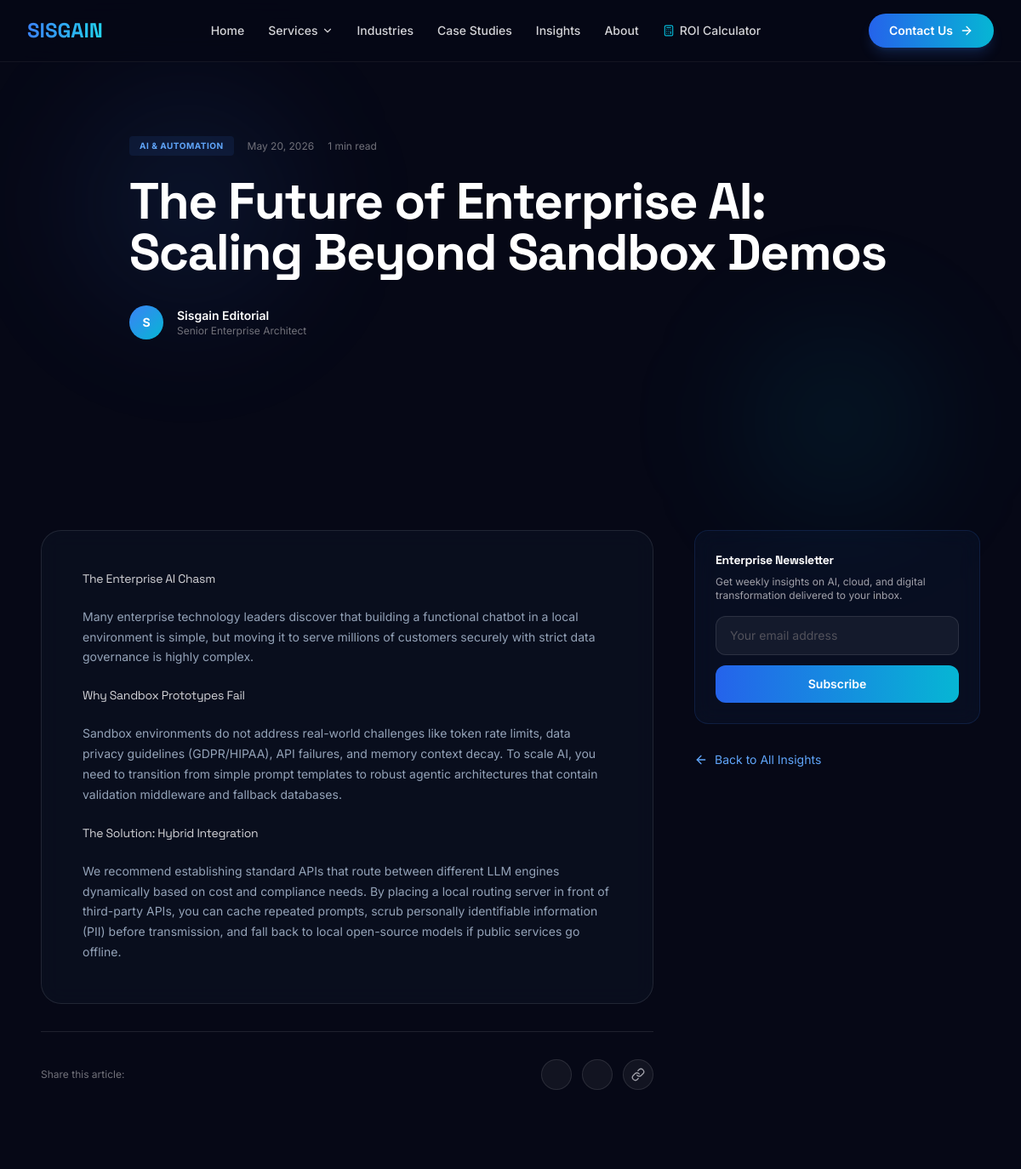
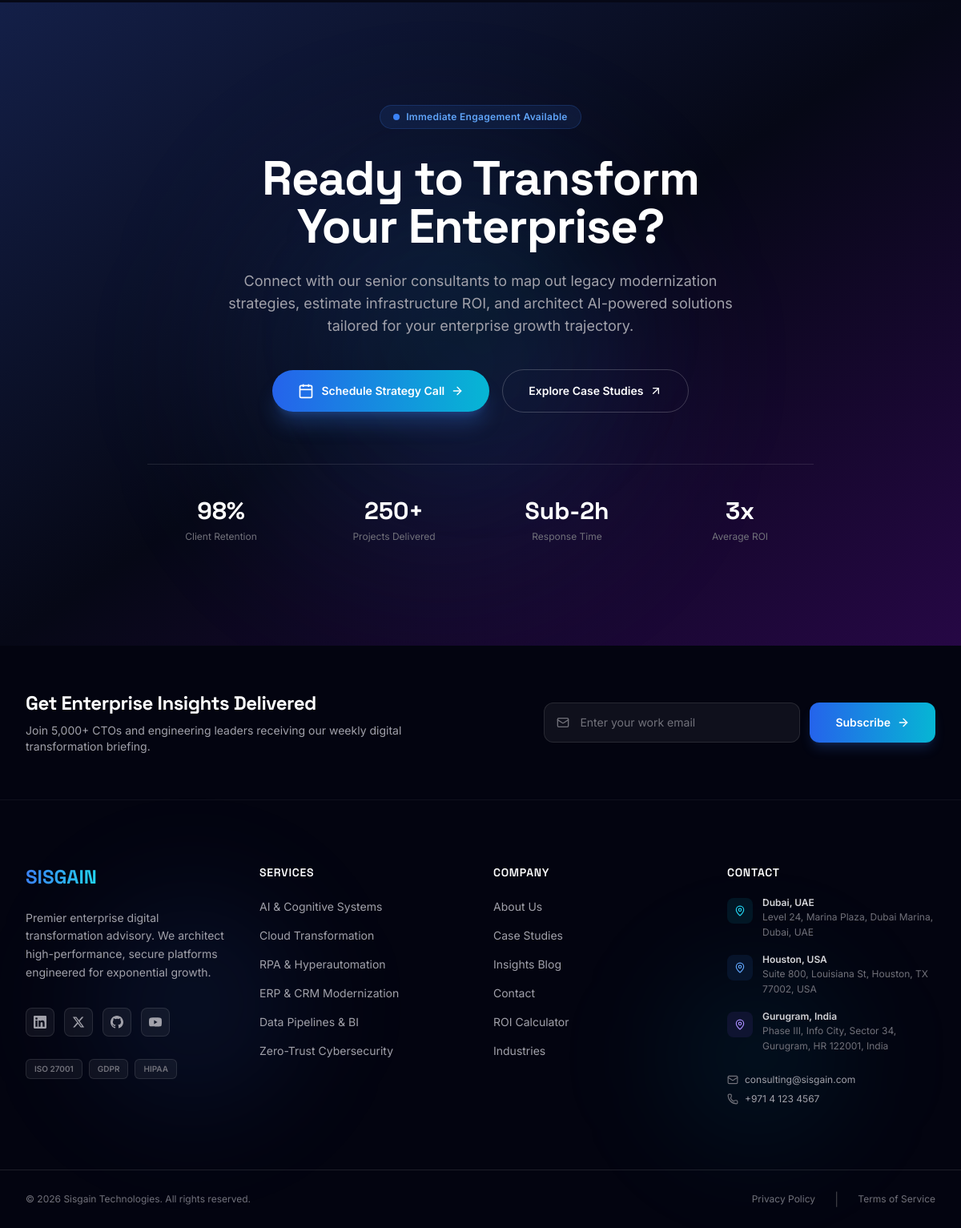
Page /blog-detail.php?slug=future-enterprise-ai-scaling on the committed database (2 pictures, top to bottom).
### tables this page shows
CREATE TABLE `blogs` (
  `id` INT AUTO_INCREMENT PRIMARY KEY,
  `title` VARCHAR(200) NOT NULL,
  `slug` VARCHAR(200) NOT NULL UNIQUE,
  `category` VARCHAR(100) NOT NULL,
  `summary` VARCHAR(255) NOT NULL,
  `content` LONGTEXT NOT NULL,
  `image_url` VARCHAR(255) DEFAULT NULL,
  `meta_keywords` VARCHAR(255) DEFAULT NULL,
  `author_name` VARCHAR(100) DEFAULT 'Sisgain Advisory Team',
  `status` ENUM('draft', 'published') DEFAULT 'published',
  `created_at` TIMESTAMP DEFAULT CURRENT_TIMESTAMP
);

CREATE TABLE `settings` (
  `id` INT AUTO_INCREMENT PRIMARY KEY,
  `setting_key` VARCHAR(100) NOT NULL UNIQUE,
  `setting_value` TEXT DEFAULT NULL
);

### blog-detail.php (the view, shortened to what the rows shown need)
<?php
require_once __DIR__ . '/config/db.php';
$slug = isset($_GET['slug']) ? sanitize($_GET['slug']) : '';
$blog = null;
if (!empty($slug)) {
    try {
        $stmt = $pdo->prepare("SELECT * FROM blogs WHERE slug = ? AND status = 'published' LIMIT 1");
        $stmt->execute([$slug]);
        $blog = $stmt->fetch();
    } catch (Exception $e) {}
}
require_once __DIR__ . '/includes/header.php';
?>
<?php if ($blog): ?>
<section class="relative py-32 md:py-40 px-6 md:px-12 overflow-hidden">
    <div class="absolute top-20 left-10 w-[400px] h-[400px] bg-blue-600/8 rounded-full filter blur-[120px] pointer-events-none"></div>
    <div class="max-w-4xl mx-auto relative z-10" data-aos="fade-up">
        <div class="flex items-center space-x-4 mb-6">
            <span class="text-[10px] uppercase font-bold tracking-wider text-blue-400 bg-blue-500/10 px-3 py-1 rounded"><?= htmlspecialchars($blog['category']) ?></span>
            <span class="text-xs text-zinc-500"><?= date('F d, Y', strtotime($blog['created_at'])) ?></span>
            <?php $wordCount = str_word_count(strip_tags($blog['content'] ?? '')); $readTime = max(1, round($wordCount / 250)); ?>
            <span class="text-xs text-zinc-500"><?= $readTime ?> min read</span>
        </div>
        <h1 class="text-3xl md:text-5xl lg:text-6xl font-extrabold font-space leading-[1.1] tracking-tight"><?= htmlspecialchars($blog['title']) ?></h1>
        <div class="flex items-center space-x-4 mt-8">
            <div class="w-10 h-10 rounded-full bg-gradient-to-br from-blue-500 to-cyan-500 flex items-center justify-center text-white font-bold text-sm">
                <?= strtoupper(substr($blog['author'] ?? 'S', 0, 1)) ?>
            </div>
            <div>
                <p class="text-white text-sm font-semibold"><?= htmlspecialchars($blog['author'] ?? 'Sisgain Editorial') ?></p>
                <p class="text-zinc-500 text-xs">Senior Enterprise Architect</p>
            </div>
        </div>
    </div>
</section>
<section class="py-16 px-6 md:px-12">
    <div class="max-w-7xl mx-auto grid grid-cols-1 lg:grid-cols-12 gap-12">
        <article class="lg:col-span-8 prose prose-invert prose-sm max-w-none">
            <div class="glass-card p-8 md:p-12 rounded-3xl border border-white/10">
                <div class="text-zinc-300 text-sm leading-[1.8] space-y-6 blog-content">
                    <?= $blog['content'] ?>
                </div>
            </div>
            <div class="flex items-center justify-between py-8 border-t border-white/10 mt-8">
                <p class="text-zinc-500 text-xs">Share this article:</p>
                <div class="flex items-center space-x-3">
                    <a href="https://twitter.com/intent/tweet?text=<?= urlencode($blog['title']) ?>&url=<?= urlencode('https://sisgain.com/blog-detail.php?slug=' . $blog['slug']) ?>" target="_blank" class="w-9 h-9 rounded-full bg-white/5 border border-white/10 flex items-center justify-center hover:bg-blue-500/10 hover:border-blue-500/20 transition-all"><i data-lucide="twitter" class="w-4 h-4 text-zinc-400"></i></a>
                    <a href="https://www.linkedin.com/sharing/share-offsite/?url=<?= urlencode('https://sisgain.com/blog-detail.php?slug=' . $blog['slug']) ?>" target="_blank" class="w-9 h-9 rounded-full bg-white/5 border border-white/10 flex items-center justify-center hover:bg-blue-500/10 hover:border-blue-500/20 transition-all"><i data-lucide="linkedin" class="w-4 h-4 text-zinc-400"></i></a>
                    <button onclick="navigator.clipboard.writeText(window.location.href)" class="w-9 h-9 rounded-full bg-white/5 border border-white/10 flex items-center justify-center hover:bg-blue-500/10 hover:border-blue-500/20 transition-all"><i data-lucide="link" class="w-4 h-4 text-zinc-400"></i></button>
                </div>
            </div>
        </article>
        <aside class="lg:col-span-4 space-y-8">
            <div class="glass-card p-6 rounded-2xl border border-blue-500/15 bg-blue-500/5">
                <h4 class="text-white font-bold font-space text-sm mb-2">Enterprise Newsletter</h4>
                <p class="text-zinc-400 text-xs mb-4">Get weekly insights on AI, cloud, and digital transformation delivered to your inbox.</p>
                <form action="/contact.php" method="GET" class="space-y-3">
                    <input type="email" placeholder="Your email address" class="w-full bg-white/5 border border-white/10 rounded-xl px-4 py-3 text-sm text-white placeholder-zinc-600 focus:outline-none focus:border-blue-500/50 transition-all">
                    <button type="submit" class="w-full bg-gradient-to-r from-blue-600 to-cyan-500 text-white font-semibold py-3 rounded-xl transition-all text-sm">Subscribe</button>
                </form>
            </div>
            <a href="/blog.php" class="flex items-center text-sm text-blue-400 hover:text-blue-300 transition-colors">
                <i data-lucide="arrow-left" class="w-4 h-4 mr-2"></i>Back to All Insights
            </a>
        </aside>
    </div>
</section>
<?php endif; ?>
<?php
require_once __DIR__ . '/includes/cta.php';
require_once __DIR__ . '/includes/footer.php';
?>

### includes/footer.php (shortened to what the rows shown need)
    <footer class="relative overflow-hidden bg-[#030410]">
        <div class="max-w-7xl mx-auto px-5 sm:px-6 lg:px-8 py-20 relative z-10">
            <div class="grid grid-cols-1 md:grid-cols-2 lg:grid-cols-4 gap-12 lg:gap-8">
                <div class="space-y-5">
                    <div class="space-y-4">
                        <div class="flex items-start group">
                            <div>
                                <p class="text-xs font-semibold text-zinc-300">Dubai, UAE</p>
                                <p class="text-xs text-zinc-500 leading-relaxed"><?= htmlspecialchars(get_setting('office_uae', 'Level 24, Marina Plaza, Dubai Marina')) ?></p>
                            </div>
                        </div>
                        <div class="flex items-start group">
                            <div>
                                <p class="text-xs font-semibold text-zinc-300">Houston, USA</p>
                                <p class="text-xs text-zinc-500 leading-relaxed"><?= htmlspecialchars(get_setting('office_usa', 'Suite 800, Louisiana St, Houston, TX')) ?></p>
                            </div>
                        </div>
                        <div class="flex items-start group">
                            <div>
                                <p class="text-xs font-semibold text-zinc-300">Gurugram, India</p>
                                <p class="text-xs text-zinc-500 leading-relaxed"><?= htmlspecialchars(get_setting('office_india', 'Info City, Sector 34, Gurugram')) ?></p>
                            </div>
                        </div>
                        <div class="pt-2 space-y-2">
                            <a href="mailto:<?= htmlspecialchars(get_setting('contact_email', 'hello@sisgain.com')) ?>" class="flex items-center text-xs text-zinc-400 hover:text-blue-400 transition-colors duration-200">
                                <i data-lucide="mail" class="w-3.5 h-3.5 mr-2 text-zinc-500"></i>
                                <?= htmlspecialchars(get_setting('contact_email', 'hello@sisgain.com')) ?>
                            </a>
                            <a href="tel:<?= htmlspecialchars(get_setting('contact_phone', '+971 4 123 4567')) ?>" class="flex items-center text-xs text-zinc-400 hover:text-blue-400 transition-colors duration-200">
                                <i data-lucide="phone" class="w-3.5 h-3.5 mr-2 text-zinc-500"></i>
                                <?= htmlspecialchars(get_setting('contact_phone', '+971 4 123 4567')) ?>
                            </a>
                        </div>
                    </div>
                </div>
            </div>
        </div>
    </footer>
</body>
</html>

### rows in the picture
blogs: category "AI & AUTOMATION", created_at "May 20, 2026", content "1", title "The Future of Enterprise AI: Scaling Beyond Sandbox Demos", content "The Enterprise AI Chasm Many enterprise technology leaders discover that building a functional chatbot in a local environment is simple, but moving it to serve millions of customers securely with strict data governance is highly complex. Why Sandbox Prototypes Fail Sandbox environments do not address real-world challenges like token rate limits, data privacy guidelines (GDPR/HIPAA), API failures, and memory context decay. To scale AI, you need to transition from simple prompt templates to robust agentic architectures that contain validation middleware and fallback databases. The Solution: Hybrid Integration We recommend establishing standard APIs that route between different LLM engines…"
settings: setting_value "Level 24, Marina Plaza, Dubai Marina, Dubai, UAE"
settings: setting_value "Suite 800, Louisiana St, Houston, TX 77002, USA"
settings: setting_value "Phase III, Info City, Sector 34, Gurugram, HR 122001, India"
settings: setting_value "consulting@sisgain.com"
settings: setting_value "+971 4 123 4567"

### other values in the picture
substr($blog['author'] ?? 'S', 0, 1) "S"
$blog['author'] "Sisgain Editorial"
